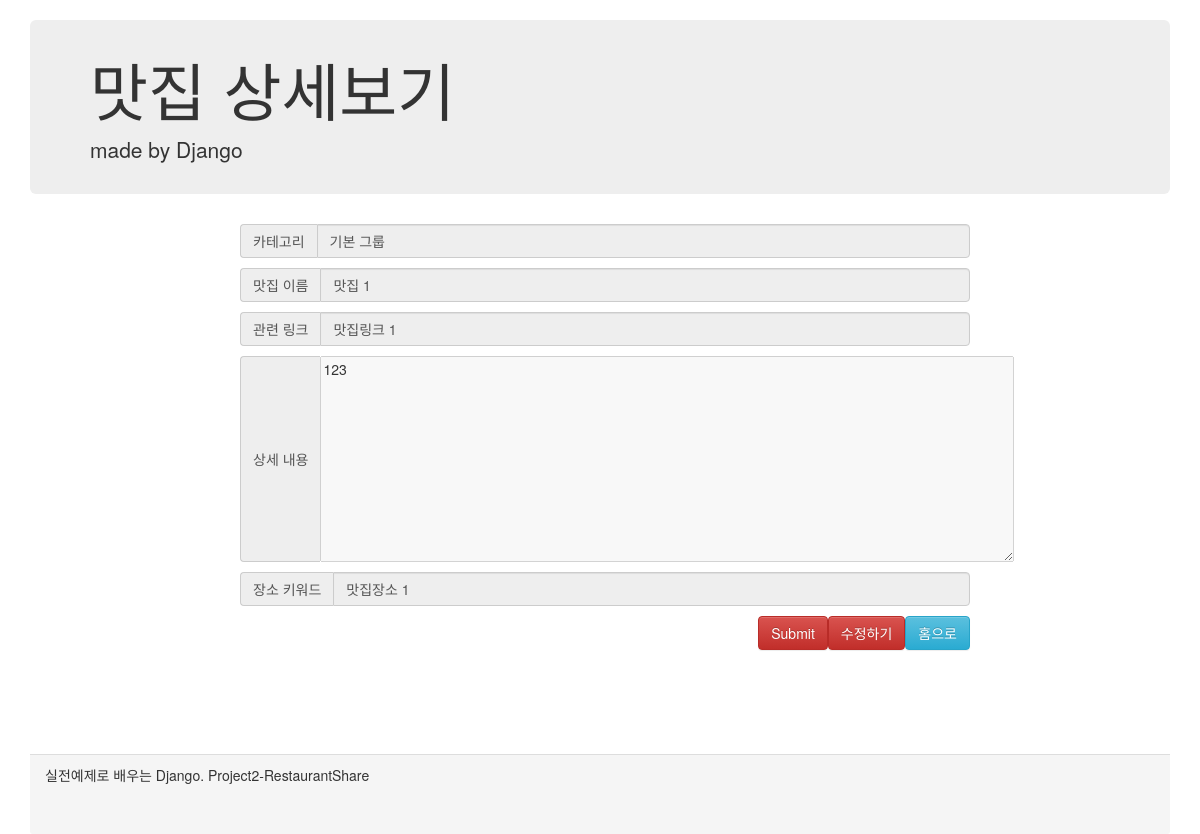
The page /restaurantDetail/5 on the database its author committed.
### shareRes/models.py (models this page shows)
class Restaurant(models.Model):
    category = models.ForeignKey(Category, on_delete=models.SET_DEFAULT, default=4)
    restaurant_name = models.CharField(max_length= 100)
    restaurant_link = models.CharField(max_length= 500)
    restaurant_content = models.TextField()
    restaurant_keyword = models.CharField(max_length= 50)

class Category(models.Model):
    category_name = models.CharField(max_length=100)

### shareRes/views.py (the view)
# urls.py: path('restaurantDetail/<str:res_id>', views.restaurantDetail, name='resDetailPage'),
def restaurantDetail(request,res_id):
    restaurant = Restaurant.objects.get(id = res_id)
    content = { 'restaurant': restaurant}
    return render(request, 'shareRes/restaurantDetail.html', content)

### shareRes/templates/shareRes/restaurantDetail.html (shortened to what this page needs)
<html lang="ko">
<head>
    <link rel="stylesheet" href="https://maxcdn.bootstrapcdn.com/bootstrap/3.3.2/css/bootstrap.min.css">
    <link rel="stylesheet" href="https://maxcdn.bootstrapcdn.com/bootstrap/3.3.2/css/bootstrap-theme.min.css">
</head>
<body>
    <div class="container">
        <div class="header">
            <div class="jumbotron">
                <h1>맛집 상세보기</h1>
                <p>made by Django</p>
            </div>
        </div>
        <div class="content">
            <div class="inputDiv">
                <div class="input-group">
                    <span class="input-group-addon" id="sizing-addon2">카테고리</span>
                    <input id="resCategory" name="resCategory" type="text" class="form-control" disabled value="{{restaurant.category.category_name}}">
                </div>
                <div class="input-group">
                    <span class="input-group-addon" id="sizing-addon2">맛집 이름</span>
                    <input id="resTitle" name="resTitle" type="text" class="form-control" disabled value="{{restaurant.restaurant_name}}">
                </div>
                <div class="input-group">
                    <span class="input-group-addon" id="sizing-addon2">관련 링크</span>
                    <input id="resLink" name="resLink" type="text" class="form-control" disabled value="{{restaurant.restaurant_link}}">
                </div>
                <div class="input-group">
                    <span class="input-group-addon" id="sizing-addon2">상세 내용</span>
                    <textarea id="resContent" name="resContent" cols="90" rows="10" disabled value="">{{restaurant.restaurant_content}}</textarea>
                </div>
                <div class="input-group">
                    <span class="input-group-addon" id="sizing-addon2">장소 키워드</span>
                    <input id="resLoc" name="resLoc" type="text" class="form-control" disabled value="{{restaurant.restaurant_keyword}}">
                </div>
                <a href ="/" class="resAddBtn btn btn-info" role="button">홈으로</a>
                <a href="./updatePage/{{restaurant.id}}" class="resAddBtn btn btn-danger" role="button">수정하기</a>
                <form action="./delete" method="POST">{% csrf_token %}
                    <input type="submit" class="resAddBtn btn btn-danger" valru="삭제하기">
                </form>
            </div>
        </div>
        <div class="panel-footer">
            실전예제로 배우는 Django. Project2-RestaurantShare
        </div>
    </div>
</body>
</html>

### shareRes/templates/shareRes/restaurantDetail.html (style rules this page uses)
.container { margin-top: 20px; }
.jumbotron { padding-top:15px; padding-bottom:15px; }
.content { min-height: 60%; margin: auto; }
.inputDiv { margin-left: 200px; margin-right: 200px; margin-bottom: 50px; }
.input-group { margin:10px; width: 730px; }
.resAddBtn { float:right; }
.panel-footer { margin-top: 50px; height: 10%; }

### rows shown on the page
Restaurant: resCategory "기본 그룹", resTitle "맛집 1", resLink "맛집링크 1", resContent "123", resLoc "맛집장소 1"
